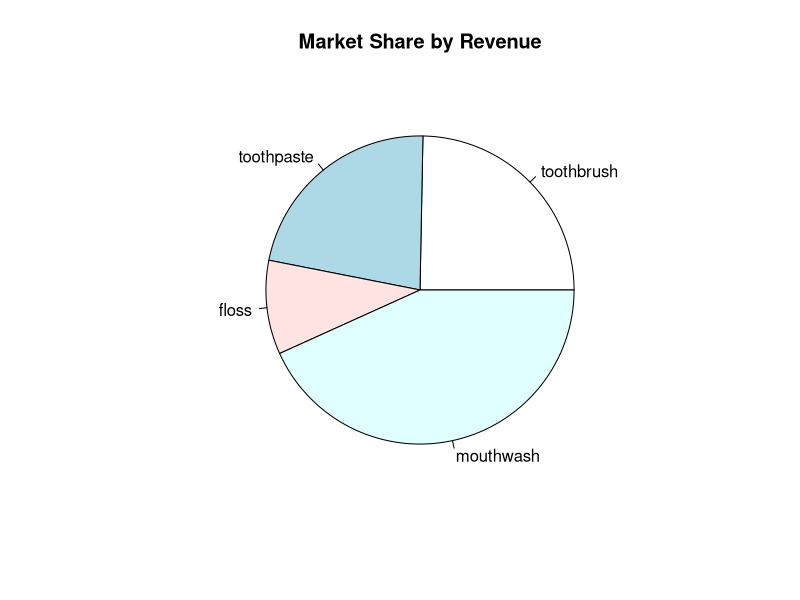

Source code (R):
## Exercice 1 : ----

## Creating Vectors 

x <- c(1,2,3,4)
x

y <- c("Apple","Banana","Cherry")
y

## Manipulating Vectors 

x[3]
x[3] <- 10
x
length(x)
z <- c(x,y)
z

## Creating Matrices 

M <- matrix(data=c(1:8),
                   nrow=2,
            ncol=4,
            byrow=FALSE)
M
n <- matrix(data=c(5.99,7.33,14.123,96.14,78.14,88.13,19.55,14.125),
            nrow=2,
            ncol=4,
            byrow=FALSE)

n



## Manipulating matrices 

M[2,]

M[2,] <- c(10,20,30,40)
M
dim(M)

trans_n <- t(n)
trans_n

## Creating Lists 

L <- c("X","Y","M")
L
L$Y <- n
L


## Creating Data Frame 

df <- data.frame("x","y","m")
df
df[2,]
df[2,] <- c(10,20,"banana")
df


## Exercice 2 : ----

Favorite_Movies <- c("The kingdom","Coins","Detective","Siccin","The Dark Hole")
Favorite_Movies

Movie_Ratings <- matrix(data=c(9.2,7.0,7.1,8.5,6.5,8.8,7.4,9.9,8.9),
                        nrow=3,
                        ncol=3,
                        byrow=FALSE)
Movie_Ratings


Favorite_books <- c("SWITCH","TRY","RICHY","SMARTER","RICH AND POOR DAD")
Favorite_books

Favorite_artists <- data.frame(
  Name = c("SWEATER WEATHER", "FORMAT DZ", "TOXIC", "LATE GOODBYES", "BLACK FRIDAY"),
  Genre = c("RAP", "POP", "POP", "POP", "RAP"),
  Year_Formed = c(2010, 2020, 2023, 2024, 2022)
)
Favorite_artists

artist_genre <- factor(Favorite_artists$Genre)
artist_genre
Favorite_artists

Favorite_Movies[2]

Movie_Ratings[2,3]

Favorite_books[[3]]
Favorite_books[3]

Favorite_artists$Name

levels(artist_genre)

Favorite_Movies <- c(Favorite_Movies,"The Fire")
Favorite_Movies

Movie_Ratings <- matrix(data=c(Movie_Ratings,c(7,8,9)),
                        ncol=3,
                        nrow=5)
Movie_Ratings

Favorite_books <- c(Favorite_books,"Query")
Favorite_books

Favorite_artists


Favorite_artists <- rbind(Favorite_artists, data.frame(Name = "PSYCHO", Genre = "Rock", Year_Formed = 2010))
Favorite_artists

length(Favorite_Movies)
dim(Movie_Ratings)
length(Favorite_books)
dim(Favorite_artists)


Favorite_Movies[2] <- "The Silence of the Lambs"
Favorite_Movies

Movie_Ratings[3,2] <- 10
Movie_Ratings

Favorite_books[3] <- "Moby Dick"
Favorite_books

Favorite_artists$Genre[1] <- "Pop"
Favorite_artists

Movie_Ratings <- Movie_Ratings[order(-Movie_Ratings[, 3]), ]
Movie_Ratings



Favorite_Movies <- sort(Favorite_Movies)
Favorite_Movies



Favorite_books <- Favorite_books[order(sapply(Favorite_books, nchar))]
Favorite_books

Favorite_artists <- Favorite_artists[order(Favorite_artists$Year_Formed), ]
Favorite_artists


## Exercice 3 : ----

age <- c(22, 35, 28, 33, 25)

names <- c("John","Jane", "Jim","Jill","Jack")

person_info <- matrix(c(names,age),
                      nrow = 5,
                      ncol = 2)
person_info

person_details <- list(names=names,age=age)
person_details

people <- data.frame(person_details)
people

help("as.factor")
help("ifelse")
people$age_group <- as.factor(ifelse(people$age <= 25, "Young", 
                                     ifelse(people$age <= 35, "Middle-aged", "Old")))
people

people$gender <- c("Male","Female","Male","Female","Male")
people

people[1:3,]  

people[, c("age", "gender")]

help(order)
people[order(-people$age),]

people[order(people$gender, -people$age),]



## Exercice 4 : ----

sales <- data.frame(
  product_preference = c("toothbrush","toothpaste","floss","mouthwash"),
  price = c(3.99,2.99,1.99,4.99),
  units_sold = c(5000,6000,4000,7000)
)
sales

sales$revenue <- sales$price*sales$units_sold
sales

help(mean)
help(median)
help(sd)

summary_stat <- data.frame(mean_price = mean(sales$price),
                           median_price = median(sales$price),
                           sd_price = sd(sales$price),
                           mean_units_sold = mean(sales$units_sold),
                           median_units_sold =median(sales$units_sold),
                           sd_units_sold =sd(sales$units_sold)
)
summary_stat

help("pie")
pie(sales$revenue, labels = sales$product_preference, main = "Market Share by Revenue")

customer_survey <- data.frame(
  age = c(25,30,35,40,45,50,55,60,65,70),
  gender = c("Male","Female","Male","Female","Male","Female","Male","Female","Male","Female"),
  product_preference = c("toothbrush","toothpaste","floss","mouthwash","toothbrush","toothpaste","floss","mouthwash","toothbrush","toothpaste")
)
customer_survey

help(merge)
marketing_data <- merge(sales,customer_survey,by ="product_preference")
marketing_data

help(subset)
subset(marketing_data, gender == "Male" & product_preference == "toothbrush")
